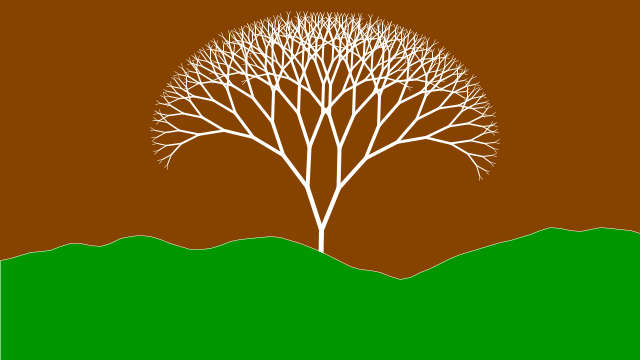
Frame 1 (no input)
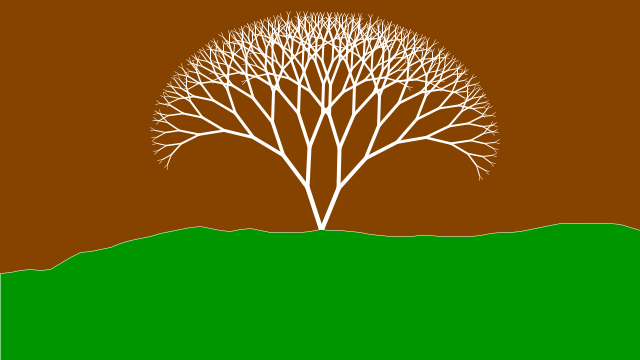
Frame 60 (the mouse pressed at the canvas centre just before this capture)
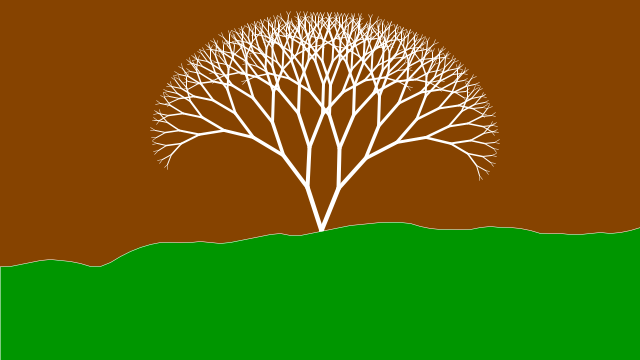
Frame 120 (the mouse held since frame 60 and released just before this capture)

The Processing sketch that drew these frames (run headless with seeded random() and noise(); from frame 60 on, the mouse is pressed at the canvas centre):

// Processing sketch: processing_173353
// ── processing_173353.pde

float yoff = 0.0;
float mouseInteraction = 0;
void setup() {
  size(640, 360);
}

void draw() {
  background(134,67,0);
  mouseInteraction = (mouseX-pmouseX)*0.1;
  drawTree(width/2, height-80, -88, 10);
  fill(0,150,0);
  beginShape(); 
  float xoff = 0;

  for (float x = 0; x <= width; x += 10) {
    float y = map(noise(xoff, yoff), 0, 1, 200, 300);
    vertex(x, y); 
    xoff += 0.05;
  }
  yoff += 0.01;
  vertex(width, height);
  vertex(0, height);
  endShape(CLOSE);
}

void drawTree(float x1, float y1, float angle, float depth) {
  if (depth ==0) return;
  float x2 
    = x1 + cos(radians(angle)) * depth * 5 + mouseInteraction;
  float y2 
    = y1 + sin(radians(angle)) * depth * 5;
  stroke(255, 255, 255);
  strokeWeight(depth/2);
  line(x1, y1, x2, y2);
  drawTree(x2, y2, angle-20, depth-1); 
  drawTree(x2, y2, angle+20, depth-1);
}
